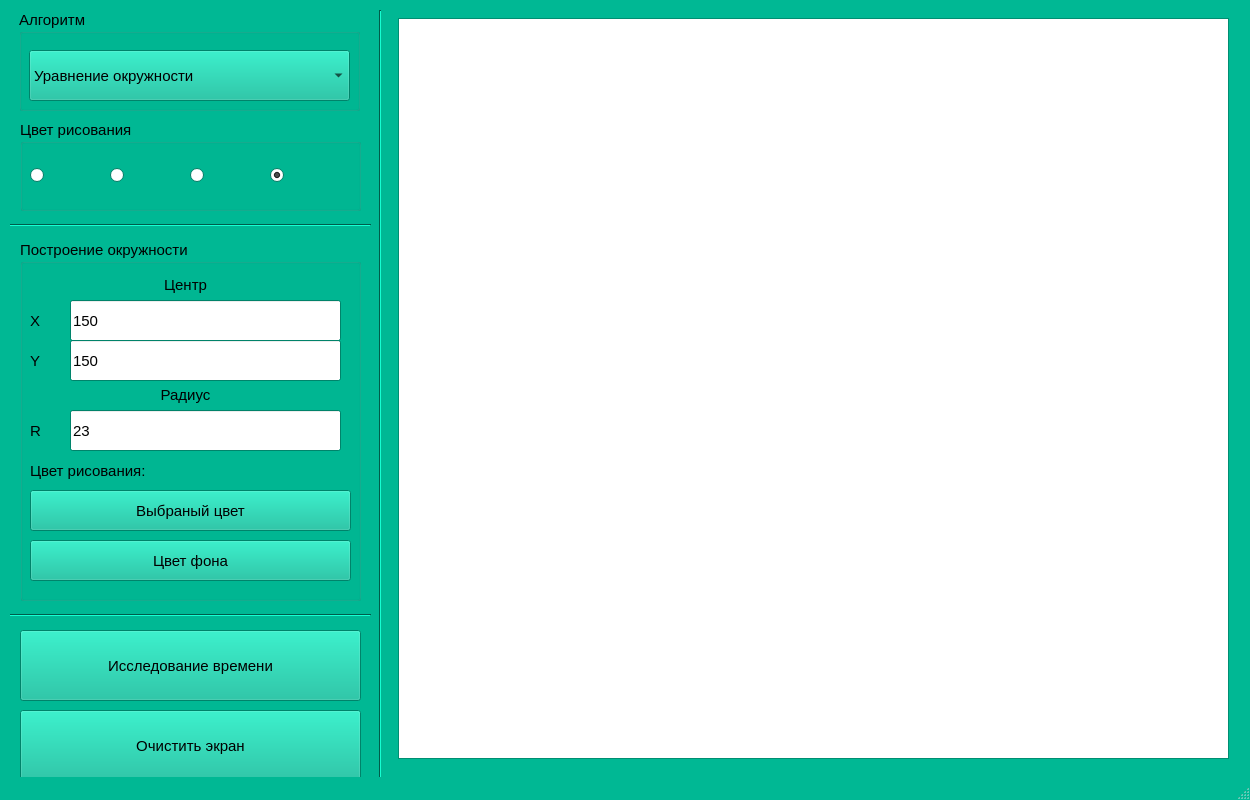
<?xml version="1.0" encoding="UTF-8"?>
<ui version="4.0">
 <class>MainWindow</class>
 <widget class="QMainWindow" name="MainWindow">
  <property name="geometry">
   <rect>
    <x>0</x>
    <y>0</y>
    <width>1250</width>
    <height>800</height>
   </rect>
  </property>
  <property name="minimumSize">
   <size>
    <width>1250</width>
    <height>800</height>
   </size>
  </property>
  <property name="maximumSize">
   <size>
    <width>1250</width>
    <height>800</height>
   </size>
  </property>
  <property name="palette">
   <palette>
    <active>
     <colorrole role="WindowText">
      <brush brushstyle="SolidPattern">
       <color alpha="255">
        <red>0</red>
        <green>0</green>
        <blue>0</blue>
       </color>
      </brush>
     </colorrole>
     <colorrole role="Button">
      <brush brushstyle="SolidPattern">
       <color alpha="255">
        <red>0</red>
        <green>184</green>
        <blue>148</blue>
       </color>
      </brush>
     </colorrole>
     <colorrole role="Light">
      <brush brushstyle="SolidPattern">
       <color alpha="255">
        <red>21</red>
        <green>255</green>
        <blue>210</blue>
       </color>
      </brush>
     </colorrole>
     <colorrole role="Midlight">
      <brush brushstyle="SolidPattern">
       <color alpha="255">
        <red>10</red>
        <green>219</green>
        <blue>179</blue>
       </color>
      </brush>
     </colorrole>
     <colorrole role="Dark">
      <brush brushstyle="SolidPattern">
       <color alpha="255">
        <red>0</red>
        <green>92</green>
        <blue>74</blue>
       </color>
      </brush>
     </colorrole>
     <colorrole role="Mid">
      <brush brushstyle="SolidPattern">
       <color alpha="255">
        <red>0</red>
        <green>123</green>
        <blue>99</blue>
       </color>
      </brush>
     </colorrole>
     <colorrole role="Text">
      <brush brushstyle="SolidPattern">
       <color alpha="255">
        <red>0</red>
        <green>0</green>
        <blue>0</blue>
       </color>
      </brush>
     </colorrole>
     <colorrole role="BrightText">
      <brush brushstyle="SolidPattern">
       <color alpha="255">
        <red>255</red>
        <green>255</green>
        <blue>255</blue>
       </color>
      </brush>
     </colorrole>
     <colorrole role="ButtonText">
      <brush brushstyle="SolidPattern">
       <color alpha="255">
        <red>0</red>
        <green>0</green>
        <blue>0</blue>
       </color>
      </brush>
     </colorrole>
     <colorrole role="Base">
      <brush brushstyle="SolidPattern">
       <color alpha="255">
        <red>255</red>
        <green>255</green>
        <blue>255</blue>
       </color>
      </brush>
     </colorrole>
     <colorrole role="Window">
      <brush brushstyle="SolidPattern">
       <color alpha="255">
        <red>0</red>
        <green>184</green>
        <blue>148</blue>
       </color>
      </brush>
     </colorrole>
     <colorrole role="Shadow">
      <brush brushstyle="SolidPattern">
       <color alpha="255">
        <red>0</red>
        <green>0</green>
        <blue>0</blue>
       </color>
      </brush>
     </colorrole>
     <colorrole role="AlternateBase">
      <brush brushstyle="SolidPattern">
       <color alpha="255">
        <red>127</red>
        <green>219</green>
        <blue>201</blue>
       </color>
      </brush>
     </colorrole>
     <colorrole role="ToolTipBase">
      <brush brushstyle="SolidPattern">
       <color alpha="255">
        <red>255</red>
        <green>255</green>
        <blue>220</blue>
       </color>
      </brush>
     </colorrole>
     <colorrole role="ToolTipText">
      <brush brushstyle="SolidPattern">
       <color alpha="255">
        <red>0</red>
        <green>0</green>
        <blue>0</blue>
       </color>
      </brush>
     </colorrole>
     <colorrole role="PlaceholderText">
      <brush brushstyle="SolidPattern">
       <color alpha="128">
        <red>0</red>
        <green>0</green>
        <blue>0</blue>
       </color>
      </brush>
     </colorrole>
    </active>
    <inactive>
     <colorrole role="WindowText">
      <brush brushstyle="SolidPattern">
       <color alpha="255">
        <red>0</red>
        <green>0</green>
        <blue>0</blue>
       </color>
      </brush>
     </colorrole>
     <colorrole role="Button">
      <brush brushstyle="SolidPattern">
       <color alpha="255">
        <red>0</red>
        <green>184</green>
        <blue>148</blue>
       </color>
      </brush>
     </colorrole>
     <colorrole role="Light">
      <brush brushstyle="SolidPattern">
       <color alpha="255">
        <red>21</red>
        <green>255</green>
        <blue>210</blue>
       </color>
      </brush>
     </colorrole>
     <colorrole role="Midlight">
      <brush brushstyle="SolidPattern">
       <color alpha="255">
        <red>10</red>
        <green>219</green>
        <blue>179</blue>
       </color>
      </brush>
     </colorrole>
     <colorrole role="Dark">
      <brush brushstyle="SolidPattern">
       <color alpha="255">
        <red>0</red>
        <green>92</green>
        <blue>74</blue>
       </color>
      </brush>
     </colorrole>
     <colorrole role="Mid">
      <brush brushstyle="SolidPattern">
       <color alpha="255">
        <red>0</red>
        <green>123</green>
        <blue>99</blue>
       </color>
      </brush>
     </colorrole>
     <colorrole role="Text">
      <brush brushstyle="SolidPattern">
       <color alpha="255">
        <red>0</red>
        <green>0</green>
        <blue>0</blue>
       </color>
      </brush>
     </colorrole>
     <colorrole role="BrightText">
      <brush brushstyle="SolidPattern">
       <color alpha="255">
        <red>255</red>
        <green>255</green>
        <blue>255</blue>
       </color>
      </brush>
     </colorrole>
     <colorrole role="ButtonText">
      <brush brushstyle="SolidPattern">
       <color alpha="255">
        <red>0</red>
        <green>0</green>
        <blue>0</blue>
       </color>
      </brush>
     </colorrole>
     <colorrole role="Base">
      <brush brushstyle="SolidPattern">
       <color alpha="255">
        <red>255</red>
        <green>255</green>
        <blue>255</blue>
       </color>
      </brush>
     </colorrole>
     <colorrole role="Window">
      <brush brushstyle="SolidPattern">
       <color alpha="255">
        <red>0</red>
        <green>184</green>
        <blue>148</blue>
       </color>
      </brush>
     </colorrole>
     <colorrole role="Shadow">
      <brush brushstyle="SolidPattern">
       <color alpha="255">
        <red>0</red>
        <green>0</green>
        <blue>0</blue>
       </color>
      </brush>
     </colorrole>
     <colorrole role="AlternateBase">
      <brush brushstyle="SolidPattern">
       <color alpha="255">
        <red>127</red>
        <green>219</green>
        <blue>201</blue>
       </color>
      </brush>
     </colorrole>
     <colorrole role="ToolTipBase">
      <brush brushstyle="SolidPattern">
       <color alpha="255">
        <red>255</red>
        <green>255</green>
        <blue>220</blue>
       </color>
      </brush>
     </colorrole>
     <colorrole role="ToolTipText">
      <brush brushstyle="SolidPattern">
       <color alpha="255">
        <red>0</red>
        <green>0</green>
        <blue>0</blue>
       </color>
      </brush>
     </colorrole>
     <colorrole role="PlaceholderText">
      <brush brushstyle="SolidPattern">
       <color alpha="128">
        <red>0</red>
        <green>0</green>
        <blue>0</blue>
       </color>
      </brush>
     </colorrole>
    </inactive>
    <disabled>
     <colorrole role="WindowText">
      <brush brushstyle="SolidPattern">
       <color alpha="255">
        <red>0</red>
        <green>92</green>
        <blue>74</blue>
       </color>
      </brush>
     </colorrole>
     <colorrole role="Button">
      <brush brushstyle="SolidPattern">
       <color alpha="255">
        <red>0</red>
        <green>184</green>
        <blue>148</blue>
       </color>
      </brush>
     </colorrole>
     <colorrole role="Light">
      <brush brushstyle="SolidPattern">
       <color alpha="255">
        <red>21</red>
        <green>255</green>
        <blue>210</blue>
       </color>
      </brush>
     </colorrole>
     <colorrole role="Midlight">
      <brush brushstyle="SolidPattern">
       <color alpha="255">
        <red>10</red>
        <green>219</green>
        <blue>179</blue>
       </color>
      </brush>
     </colorrole>
     <colorrole role="Dark">
      <brush brushstyle="SolidPattern">
       <color alpha="255">
        <red>0</red>
        <green>92</green>
        <blue>74</blue>
       </color>
      </brush>
     </colorrole>
     <colorrole role="Mid">
      <brush brushstyle="SolidPattern">
       <color alpha="255">
        <red>0</red>
        <green>123</green>
        <blue>99</blue>
       </color>
      </brush>
     </colorrole>
     <colorrole role="Text">
      <brush brushstyle="SolidPattern">
       <color alpha="255">
        <red>0</red>
        <green>92</green>
        <blue>74</blue>
       </color>
      </brush>
     </colorrole>
     <colorrole role="BrightText">
      <brush brushstyle="SolidPattern">
       <color alpha="255">
        <red>255</red>
        <green>255</green>
        <blue>255</blue>
       </color>
      </brush>
     </colorrole>
     <colorrole role="ButtonText">
      <brush brushstyle="SolidPattern">
       <color alpha="255">
        <red>0</red>
        <green>92</green>
        <blue>74</blue>
       </color>
      </brush>
     </colorrole>
     <colorrole role="Base">
      <brush brushstyle="SolidPattern">
       <color alpha="255">
        <red>0</red>
        <green>184</green>
        <blue>148</blue>
       </color>
      </brush>
     </colorrole>
     <colorrole role="Window">
      <brush brushstyle="SolidPattern">
       <color alpha="255">
        <red>0</red>
        <green>184</green>
        <blue>148</blue>
       </color>
      </brush>
     </colorrole>
     <colorrole role="Shadow">
      <brush brushstyle="SolidPattern">
       <color alpha="255">
        <red>0</red>
        <green>0</green>
        <blue>0</blue>
       </color>
      </brush>
     </colorrole>
     <colorrole role="AlternateBase">
      <brush brushstyle="SolidPattern">
       <color alpha="255">
        <red>0</red>
        <green>184</green>
        <blue>148</blue>
       </color>
      </brush>
     </colorrole>
     <colorrole role="ToolTipBase">
      <brush brushstyle="SolidPattern">
       <color alpha="255">
        <red>255</red>
        <green>255</green>
        <blue>220</blue>
       </color>
      </brush>
     </colorrole>
     <colorrole role="ToolTipText">
      <brush brushstyle="SolidPattern">
       <color alpha="255">
        <red>0</red>
        <green>0</green>
        <blue>0</blue>
       </color>
      </brush>
     </colorrole>
     <colorrole role="PlaceholderText">
      <brush brushstyle="SolidPattern">
       <color alpha="128">
        <red>0</red>
        <green>0</green>
        <blue>0</blue>
       </color>
      </brush>
     </colorrole>
    </disabled>
   </palette>
  </property>
  <property name="font">
   <font>
    <pointsize>11</pointsize>
   </font>
  </property>
  <property name="windowTitle">
   <string>Реализация и исследование алгоритмов построения окружностей</string>
  </property>
  <property name="documentMode">
   <bool>false</bool>
  </property>
  <property name="tabShape">
   <enum>QTabWidget::Rounded</enum>
  </property>
  <widget class="QWidget" name="centralwidget">
   <widget class="QGraphicsView" name="graphicsView">
    <property name="geometry">
     <rect>
      <x>398</x>
      <y>18</y>
      <width>831</width>
      <height>741</height>
     </rect>
    </property>
    <property name="minimumSize">
     <size>
      <width>700</width>
      <height>550</height>
     </size>
    </property>
    <property name="maximumSize">
     <size>
      <width>10000</width>
      <height>10000</height>
     </size>
    </property>
   </widget>
   <widget class="QPushButton" name="exploreTime">
    <property name="geometry">
     <rect>
      <x>20</x>
      <y>630</y>
      <width>341</width>
      <height>71</height>
     </rect>
    </property>
    <property name="text">
     <string>Исследование времени</string>
    </property>
   </widget>
   <widget class="QGroupBox" name="groupBox">
    <property name="geometry">
     <rect>
      <x>20</x>
      <y>240</y>
      <width>341</width>
      <height>361</height>
     </rect>
    </property>
    <property name="title">
     <string>Построение окружности</string>
    </property>
    <widget class="QLabel" name="label_4">
     <property name="geometry">
      <rect>
       <x>10</x>
       <y>60</y>
       <width>31</width>
       <height>41</height>
      </rect>
     </property>
     <property name="text">
      <string>X</string>
     </property>
    </widget>
    <widget class="QLabel" name="label_5">
     <property name="geometry">
      <rect>
       <x>10</x>
       <y>100</y>
       <width>31</width>
       <height>41</height>
      </rect>
     </property>
     <property name="text">
      <string>Y</string>
     </property>
    </widget>
    <widget class="QLineEdit" name="x_entry">
     <property name="geometry">
      <rect>
       <x>50</x>
       <y>60</y>
       <width>271</width>
       <height>41</height>
      </rect>
     </property>
     <property name="text">
      <string>150</string>
     </property>
    </widget>
    <widget class="QLineEdit" name="y_entry">
     <property name="geometry">
      <rect>
       <x>50</x>
       <y>100</y>
       <width>271</width>
       <height>41</height>
      </rect>
     </property>
     <property name="text">
      <string>150</string>
     </property>
    </widget>
    <widget class="QLabel" name="label_6">
     <property name="geometry">
      <rect>
       <x>10</x>
       <y>170</y>
       <width>31</width>
       <height>41</height>
      </rect>
     </property>
     <property name="text">
      <string>R</string>
     </property>
    </widget>
    <widget class="QLineEdit" name="radius">
     <property name="geometry">
      <rect>
       <x>50</x>
       <y>170</y>
       <width>271</width>
       <height>41</height>
      </rect>
     </property>
     <property name="text">
      <string>23</string>
     </property>
    </widget>
    <widget class="QLabel" name="label_8">
     <property name="geometry">
      <rect>
       <x>10</x>
       <y>30</y>
       <width>311</width>
       <height>31</height>
      </rect>
     </property>
     <property name="text">
      <string>&lt;html&gt;&lt;head/&gt;&lt;body&gt;&lt;p align=&quot;center&quot;&gt;Центр&lt;/p&gt;&lt;/body&gt;&lt;/html&gt;</string>
     </property>
    </widget>
    <widget class="QLabel" name="label_9">
     <property name="geometry">
      <rect>
       <x>0</x>
       <y>140</y>
       <width>331</width>
       <height>31</height>
      </rect>
     </property>
     <property name="text">
      <string>&lt;html&gt;&lt;head/&gt;&lt;body&gt;&lt;p align=&quot;center&quot;&gt;Радиус&lt;/p&gt;&lt;/body&gt;&lt;/html&gt;</string>
     </property>
    </widget>
    <widget class="QPushButton" name="drawCoreLine">
     <property name="geometry">
      <rect>
       <x>10</x>
       <y>250</y>
       <width>321</width>
       <height>41</height>
      </rect>
     </property>
     <property name="text">
      <string>Выбраный цвет</string>
     </property>
    </widget>
    <widget class="QLabel" name="label_10">
     <property name="geometry">
      <rect>
       <x>10</x>
       <y>210</y>
       <width>321</width>
       <height>41</height>
      </rect>
     </property>
     <property name="text">
      <string>Цвет рисования:</string>
     </property>
    </widget>
    <widget class="QPushButton" name="drawCmpLine">
     <property name="geometry">
      <rect>
       <x>10</x>
       <y>300</y>
       <width>321</width>
       <height>41</height>
      </rect>
     </property>
     <property name="text">
      <string>Цвет фона</string>
     </property>
    </widget>
   </widget>
   <widget class="QGroupBox" name="groupBox_2">
    <property name="geometry">
     <rect>
      <x>450</x>
      <y>420</y>
      <width>411</width>
      <height>241</height>
     </rect>
    </property>
    <property name="title">
     <string>Сравнение визуальных характеристик</string>
    </property>
    <widget class="QLabel" name="label_11">
     <property name="geometry">
      <rect>
       <x>10</x>
       <y>60</y>
       <width>31</width>
       <height>31</height>
      </rect>
     </property>
     <property name="text">
      <string>Xц</string>
     </property>
    </widget>
    <widget class="QLineEdit" name="y_center">
     <property name="geometry">
      <rect>
       <x>50</x>
       <y>100</y>
       <width>141</width>
       <height>31</height>
      </rect>
     </property>
     <property name="text">
      <string>350</string>
     </property>
    </widget>
    <widget class="QLineEdit" name="x_center">
     <property name="geometry">
      <rect>
       <x>50</x>
       <y>60</y>
       <width>141</width>
       <height>31</height>
      </rect>
     </property>
     <property name="text">
      <string>350</string>
     </property>
    </widget>
    <widget class="QLabel" name="label_12">
     <property name="geometry">
      <rect>
       <x>10</x>
       <y>105</y>
       <width>31</width>
       <height>21</height>
      </rect>
     </property>
     <property name="text">
      <string>Yц</string>
     </property>
    </widget>
    <widget class="QLineEdit" name="step_angle">
     <property name="geometry">
      <rect>
       <x>240</x>
       <y>60</y>
       <width>141</width>
       <height>31</height>
      </rect>
     </property>
     <property name="text">
      <string>3</string>
     </property>
    </widget>
    <widget class="QLabel" name="label_15">
     <property name="geometry">
      <rect>
       <x>210</x>
       <y>60</y>
       <width>31</width>
       <height>31</height>
      </rect>
     </property>
     <property name="text">
      <string>∠</string>
     </property>
    </widget>
    <widget class="QLabel" name="label_16">
     <property name="geometry">
      <rect>
       <x>380</x>
       <y>50</y>
       <width>20</width>
       <height>31</height>
      </rect>
     </property>
     <property name="text">
      <string> °</string>
     </property>
    </widget>
    <widget class="QPushButton" name="drawCoreRound">
     <property name="geometry">
      <rect>
       <x>10</x>
       <y>190</y>
       <width>181</width>
       <height>41</height>
      </rect>
     </property>
     <property name="text">
      <string>Основной</string>
     </property>
    </widget>
    <widget class="QPushButton" name="drawCmpRound">
     <property name="geometry">
      <rect>
       <x>220</x>
       <y>190</y>
       <width>181</width>
       <height>41</height>
      </rect>
     </property>
     <property name="text">
      <string>Сравнительный</string>
     </property>
    </widget>
    <widget class="QLabel" name="label_17">
     <property name="geometry">
      <rect>
       <x>20</x>
       <y>160</y>
       <width>361</width>
       <height>31</height>
      </rect>
     </property>
     <property name="text">
      <string>Лучи с помощью алгоритма:</string>
     </property>
    </widget>
    <widget class="QLabel" name="label_13">
     <property name="geometry">
      <rect>
       <x>10</x>
       <y>30</y>
       <width>181</width>
       <height>31</height>
      </rect>
     </property>
     <property name="text">
      <string>&lt;html&gt;&lt;head/&gt;&lt;body&gt;&lt;p align=&quot;center&quot;&gt;Центр&lt;/p&gt;&lt;/body&gt;&lt;/html&gt;</string>
     </property>
    </widget>
    <widget class="QLabel" name="label_14">
     <property name="geometry">
      <rect>
       <x>210</x>
       <y>30</y>
       <width>181</width>
       <height>31</height>
      </rect>
     </property>
     <property name="text">
      <string>&lt;html&gt;&lt;head/&gt;&lt;body&gt;&lt;p align=&quot;center&quot;&gt;Шаг, Длина&lt;/p&gt;&lt;/body&gt;&lt;/html&gt;</string>
     </property>
    </widget>
    <widget class="QLabel" name="label_18">
     <property name="geometry">
      <rect>
       <x>200</x>
       <y>105</y>
       <width>41</width>
       <height>21</height>
      </rect>
     </property>
     <property name="text">
      <string>Len</string>
     </property>
    </widget>
    <widget class="QLineEdit" name="length">
     <property name="geometry">
      <rect>
       <x>240</x>
       <y>100</y>
       <width>141</width>
       <height>31</height>
      </rect>
     </property>
     <property name="text">
      <string>200</string>
     </property>
    </widget>
   </widget>
   <widget class="QPushButton" name="clearCanvas">
    <property name="geometry">
     <rect>
      <x>20</x>
      <y>710</y>
      <width>341</width>
      <height>71</height>
     </rect>
    </property>
    <property name="font">
     <font>
      <pointsize>11</pointsize>
      <weight>50</weight>
      <italic>false</italic>
      <bold>false</bold>
      <underline>false</underline>
      <strikeout>false</strikeout>
      <stylestrategy>PreferDefault</stylestrategy>
     </font>
    </property>
    <property name="acceptDrops">
     <bool>false</bool>
    </property>
    <property name="text">
     <string>Очистить экран</string>
    </property>
   </widget>
   <widget class="Line" name="line">
    <property name="geometry">
     <rect>
      <x>10</x>
      <y>600</y>
      <width>361</width>
      <height>31</height>
     </rect>
    </property>
    <property name="orientation">
     <enum>Qt::Horizontal</enum>
    </property>
   </widget>
   <widget class="Line" name="line_4">
    <property name="geometry">
     <rect>
      <x>370</x>
      <y>10</y>
      <width>21</width>
      <height>801</height>
     </rect>
    </property>
    <property name="orientation">
     <enum>Qt::Vertical</enum>
    </property>
   </widget>
   <widget class="QGroupBox" name="groupBox_3">
    <property name="geometry">
     <rect>
      <x>20</x>
      <y>120</y>
      <width>341</width>
      <height>91</height>
     </rect>
    </property>
    <property name="title">
     <string>Цвет рисования</string>
    </property>
    <widget class="QRadioButton" name="redSwitch">
     <property name="geometry">
      <rect>
       <x>10</x>
       <y>40</y>
       <width>81</width>
       <height>31</height>
      </rect>
     </property>
     <property name="text">
      <string/>
     </property>
     <property name="icon">
      <iconset>
       <normaloff>R.jpg</normaloff>R.jpg</iconset>
     </property>
     <property name="iconSize">
      <size>
       <width>40</width>
       <height>40</height>
      </size>
     </property>
    </widget>
    <widget class="QRadioButton" name="blackSwitch">
     <property name="geometry">
      <rect>
       <x>250</x>
       <y>40</y>
       <width>81</width>
       <height>31</height>
      </rect>
     </property>
     <property name="text">
      <string/>
     </property>
     <property name="icon">
      <iconset>
       <normaloff>Black.jpg</normaloff>Black.jpg</iconset>
     </property>
     <property name="iconSize">
      <size>
       <width>40</width>
       <height>40</height>
      </size>
     </property>
     <property name="checked">
      <bool>true</bool>
     </property>
    </widget>
    <widget class="QRadioButton" name="blueSwitch">
     <property name="geometry">
      <rect>
       <x>170</x>
       <y>40</y>
       <width>81</width>
       <height>31</height>
      </rect>
     </property>
     <property name="text">
      <string/>
     </property>
     <property name="icon">
      <iconset>
       <normaloff>B.jpg</normaloff>B.jpg</iconset>
     </property>
     <property name="iconSize">
      <size>
       <width>40</width>
       <height>40</height>
      </size>
     </property>
     <property name="checked">
      <bool>false</bool>
     </property>
    </widget>
    <widget class="QRadioButton" name="greenSwitch">
     <property name="geometry">
      <rect>
       <x>90</x>
       <y>40</y>
       <width>81</width>
       <height>31</height>
      </rect>
     </property>
     <property name="text">
      <string/>
     </property>
     <property name="icon">
      <iconset>
       <normaloff>G.jpg</normaloff>G.jpg</iconset>
     </property>
     <property name="iconSize">
      <size>
       <width>40</width>
       <height>40</height>
      </size>
     </property>
    </widget>
   </widget>
   <widget class="QGroupBox" name="groupBox_4">
    <property name="geometry">
     <rect>
      <x>19</x>
      <y>10</y>
      <width>341</width>
      <height>101</height>
     </rect>
    </property>
    <property name="title">
     <string>Алгоритм</string>
    </property>
    <widget class="QComboBox" name="coreBox">
     <property name="geometry">
      <rect>
       <x>10</x>
       <y>40</y>
       <width>321</width>
       <height>51</height>
      </rect>
     </property>
     <item>
      <property name="text">
       <string>Уравнение окружности</string>
      </property>
     </item>
     <item>
      <property name="text">
       <string>Брезенхем</string>
      </property>
     </item>
     <item>
      <property name="text">
       <string>Встроеный метод</string>
      </property>
     </item>
    </widget>
   </widget>
   <widget class="Line" name="line_2">
    <property name="geometry">
     <rect>
      <x>10</x>
      <y>210</y>
      <width>361</width>
      <height>31</height>
     </rect>
    </property>
    <property name="orientation">
     <enum>Qt::Horizontal</enum>
    </property>
   </widget>
   <zorder>groupBox_3</zorder>
   <zorder>groupBox_2</zorder>
   <zorder>graphicsView</zorder>
   <zorder>exploreTime</zorder>
   <zorder>groupBox</zorder>
   <zorder>clearCanvas</zorder>
   <zorder>line</zorder>
   <zorder>line_4</zorder>
   <zorder>groupBox_4</zorder>
   <zorder>line_2</zorder>
  </widget>
  <widget class="QMenuBar" name="menubar">
   <property name="geometry">
    <rect>
     <x>0</x>
     <y>0</y>
     <width>1250</width>
     <height>18</height>
    </rect>
   </property>
  </widget>
  <widget class="QStatusBar" name="statusbar"/>
 </widget>
 <resources/>
 <connections/>
</ui>
